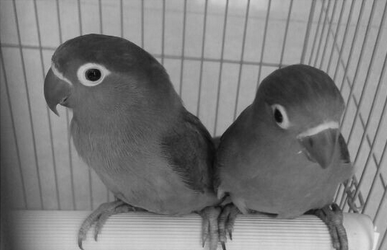
#> input picture blog36-jhbh/test.bmp, 387 x 250 px
$ python blog36-06-xz.py
#> lines starting #> are read from the running program, lines starting #| are printed output that depends on the picture
#encoding:utf-8
#By:Eastmount CSDN 2021-02-01
import cv2
import numpy as np

#读取图片
src = cv2.imread('test.bmp')
#> src is the input picture: shape (250, 387, 3); min 8, max 231, mean 122.9

#源图像的高、宽 以及通道数
rows, cols, channel = src.shape
#> rows = 250; cols = 387; channel = 3

#绕图像的中心旋转
M = cv2.getRotationMatrix2D((cols/2, rows/2), 30, 1) #旋转中心 旋转度数 scale
rotated = cv2.warpAffine(src, M, (cols, rows))  #原始图像 旋转参数 元素图像宽高
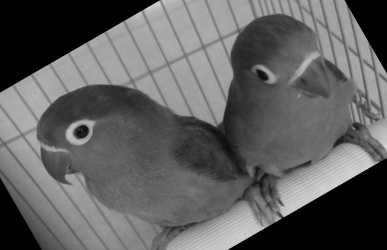
#> rotated: shape (250, 387, 3); min 0, max 211, mean 96.3

#显示图像
cv2.imshow("src", src)
cv2.imshow("rotated", rotated)

#等待显示
cv2.waitKey(0)
cv2.destroyAllWindows()
